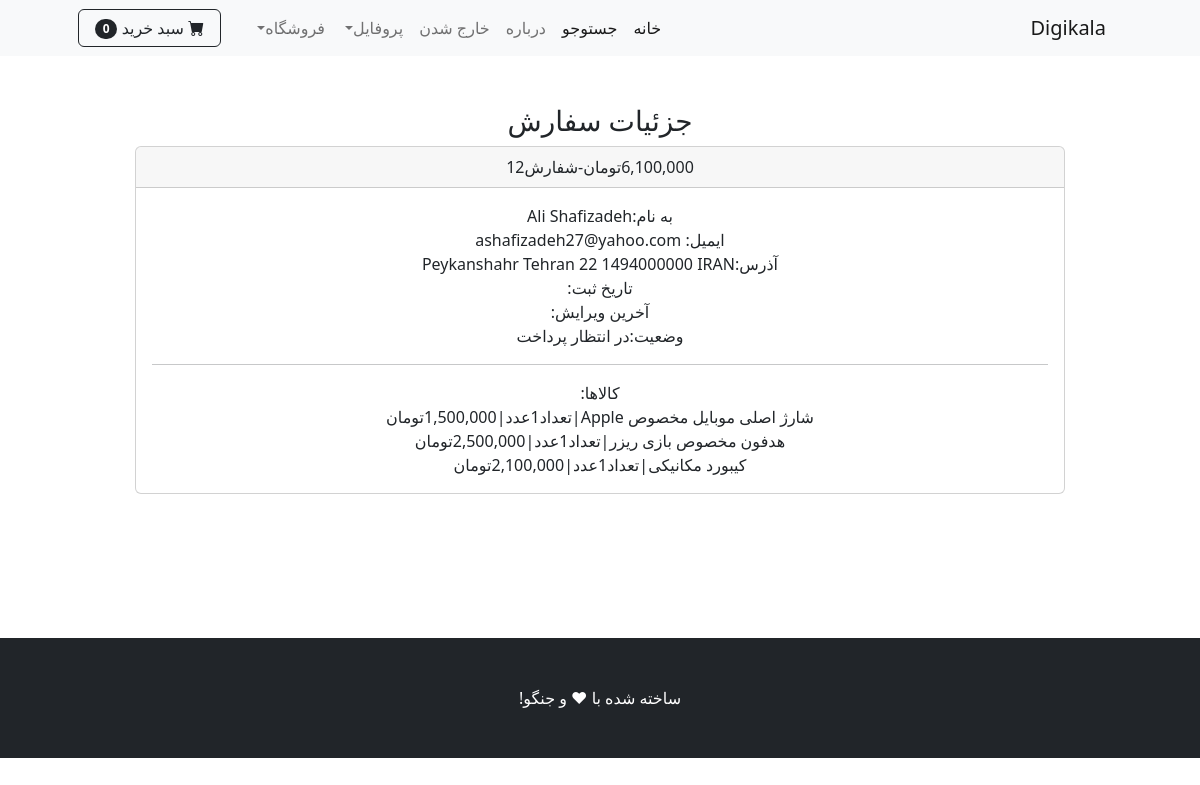
Screenshot of /order_details/12 (signed in) with the database file from the repository.
### payment/models.py (models this page shows, shortened)
class Order(models.Model):
    STATUS_ORDER = [
        ('Pending', 'در انتظار پرداخت'),
        ('Processing', 'در حال پردازش'),
        ('Shipping', 'ارسال شده به پست'),
        ('Delivered', 'تحویل داده شده')
    ]
    user = models.ForeignKey(User, on_delete=models.CASCADE, null=True, blank=True)
    full_name = models.CharField(max_length=250)
    email = models.EmailField(max_length=300)
    shipping_address = models.TextField(max_length=150000)
    amount_paid = models.DecimalField(decimal_places=0, max_digits=12)
    date_ordered = jmodels.jDateTimeField(auto_now_add=True)
    status = models.CharField(max_length=50, choices=STATUS_ORDER, default='Pending')
    last_update = jmodels.jDateTimeField(auto_now=True)

class OrderItem(models.Model):
    order = models.ForeignKey(Order, on_delete=models.CASCADE, null=True)
    product = models.ForeignKey(Product, on_delete=models.CASCADE, null=True)
    user = models.ForeignKey(User, on_delete=models.CASCADE, null=True, blank=True)
    quantity = models.PositiveIntegerField(default=1)
    price = models.DecimalField(decimal_places=0, max_digits=12)

### shop/models.py (models this page shows)
class Product(models.Model):
    name = models.CharField(max_length=40)
    description = models.CharField(max_length=500, default='', blank=True, null=True)
    price = models.DecimalField(default=0, decimal_places=0, max_digits=12)
    category = models.ForeignKey(Category, on_delete=models.CASCADE, default=1)
    is_sale = models.BooleanField(default=False)
    sale_price = models.DecimalField(default=0, decimal_places=0, max_digits=12)
    picture = models.ImageField(upload_to='upload/product/')
    star = models.IntegerField(default=0, validators=[MaxValueValidator(5), MinValueValidator(0)])
    def __str__(self):
        return self.name

### shop/views.py (the view)
# urls.py: path('order_details/<int:pk>', views.order_details, name="order_details")
def order_details(request, pk):
    if request.user.is_authenticated:
        order = Order.objects.get(id=pk)
        items = OrderItem.objects.filter(order=pk)
        context = {
            'order': order,
            'items': items
        }
        return render(request, 'order_details.html', context)
    else:
        messages.success(request, 'دسترسی به این صفحه امکان پذیر نیست.')
        return redirect('home')

### cart/cart.py (called while the page is built)
    def __len__(self):
        return sum(self.cart.values())

### cart/context_processors.py (called while the page is built)
def cart(request):
    return {'cart':Cart(request)}

### shop/templates/order_details.html
{% extends 'base.html' %}
{% load humanize %}
{% load static %}
{% block content %}
<br><br>
<div class="container">
    <div class="row">
        <center>
            <div class="col-10">
                <h3>جزئیات سفارش</h3>
                <div class="card">
                      <div class="card-header">
                          {{order.amount_paid|intcomma}}تومان-شفارش{{order.id}}
                      </div>
                      <div class="card-body">
                          به نام:{{order.full_name}}<br>
                         ایمیل: {{order.email}}<br>
                          آذرس:{{order.shipping_address}}<br>
                          تاریخ ثبت:{{order.date_ordered|date:"Y/m/d ساعت: H:i:s"}}<br>
                          آخرین ویرایش:{{order.last_update|date:"Y/m/d ساعت: H:i:s"}}<br>
                          وضعیت:{{order.get_status_display}}<br>
                          <hr>
                          کالاها:<br>
                          {% for item in items %}
                            {{item.product}}|تعداد{{item.quantity}}عدد|{{item.price|intcomma}}تومان<br>
                          {% endfor %}
                      </div>
                </div>
                <br>
            </div>
        </center>
    </div>
</div>
<br><br><br><br><br>
{% endblock %}

### rows the page displays
Order: amount_paid "6,100,000", id "12", full_name "Ali Shafizadeh", email "ashafizadeh27@yahoo.com", shipping_address "Peykanshahr Tehran 22 1494000000 IRAN", status "در انتظار پرداخت"
OrderItem: product "شارژ اصلی موبایل مخصوص Apple", quantity "1", price "1,500,000"
OrderItem: product "هدفون مخصوص بازی ریزر", quantity "1", price "2,500,000"
OrderItem: product "کیبورد مکانیکی", quantity "1", price "2,100,000"

### other values shown
{{ cart|length }} "0"
